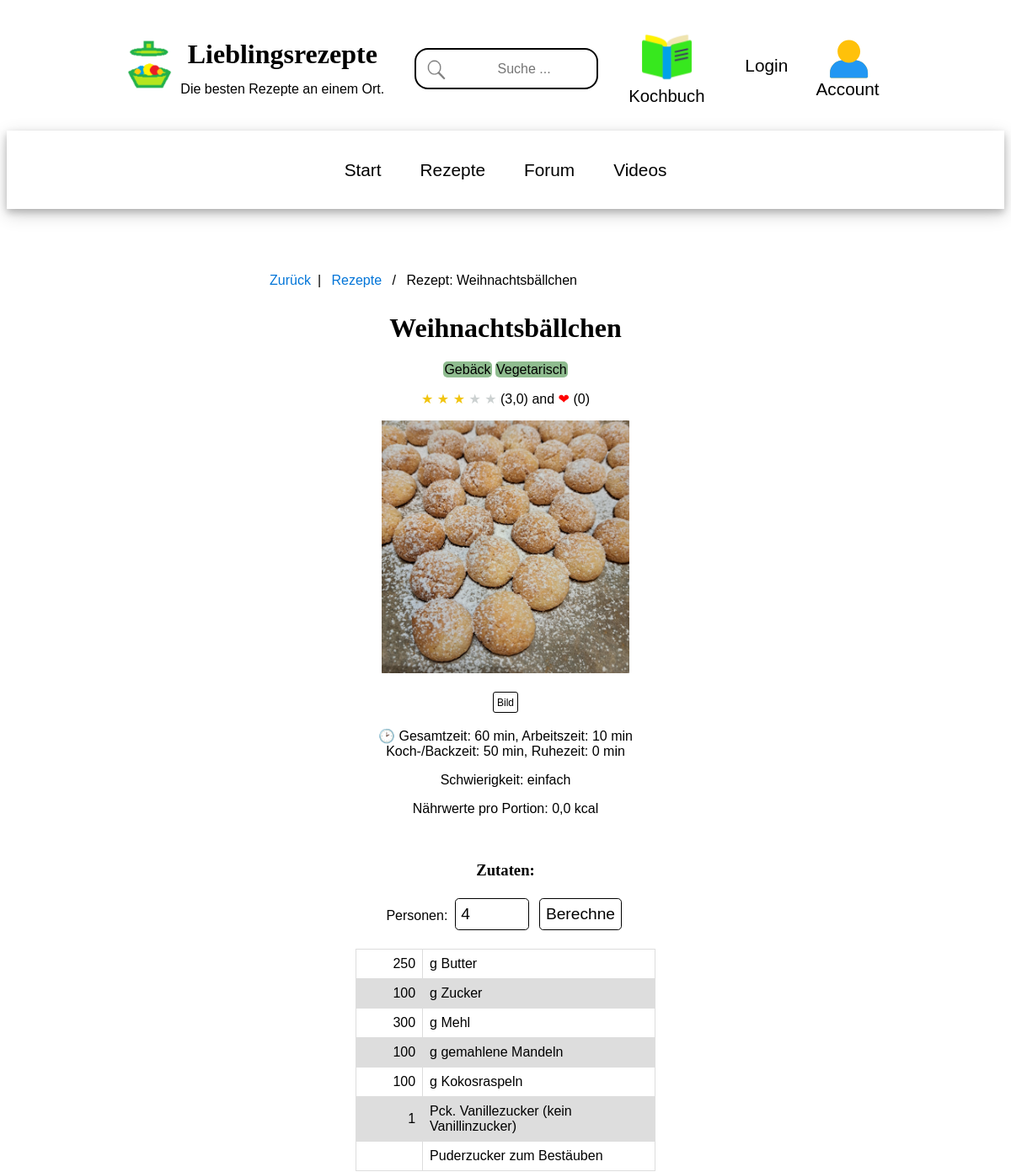
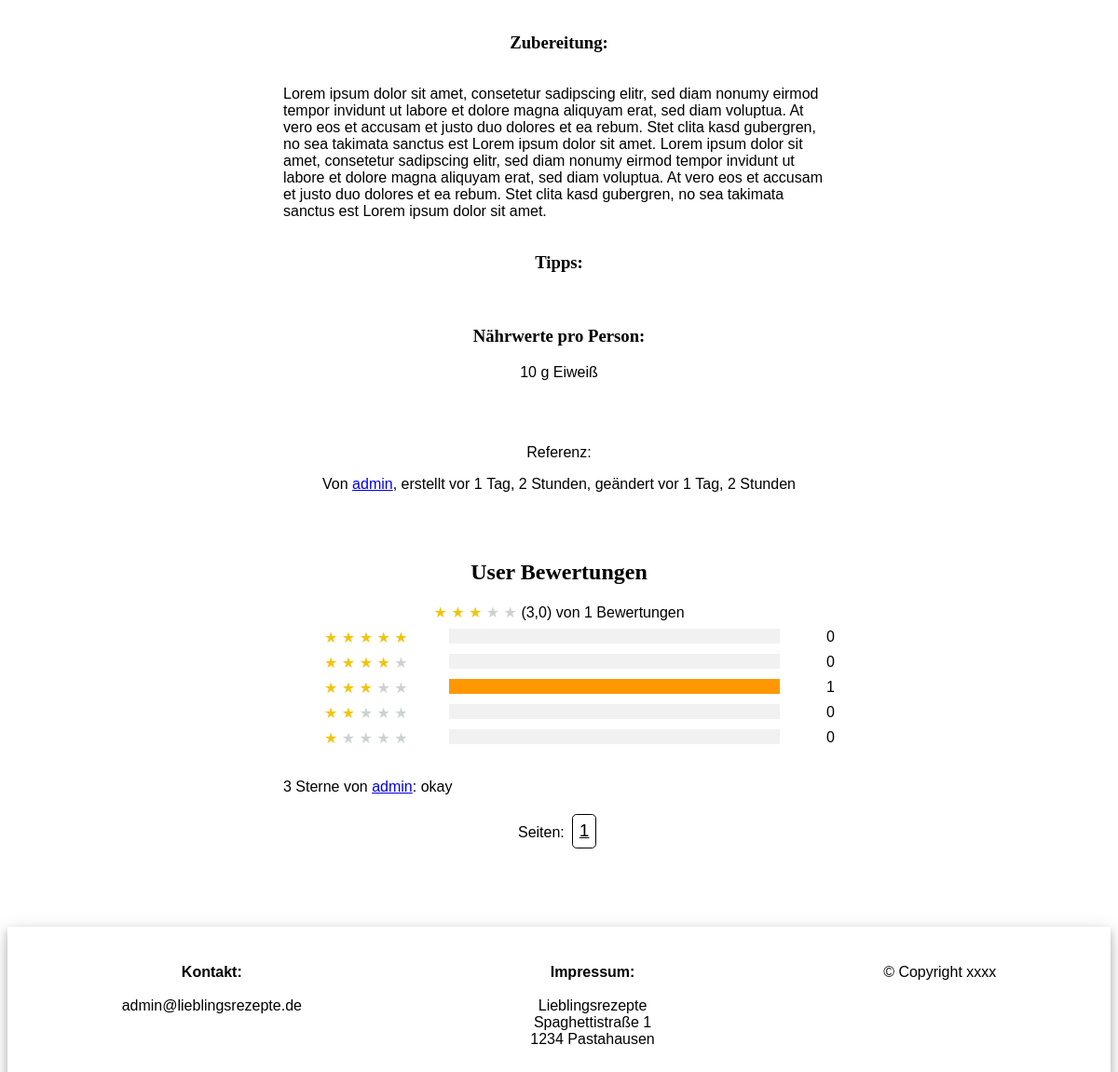
Page /recipe/10/ on the committed database (2 pictures, top to bottom).
### recipes_app/models.py (models this page shows, shortened)
class Recipe(models.Model):
    owner = models.ForeignKey(User, on_delete=models.SET_NULL, null=True)
    likes = models.ManyToManyField(User,  blank=True, related_name="likes")
    name = models.CharField(max_length=500)
    updated = models.DateTimeField(auto_now=True)
    created = models.DateTimeField(auto_now_add=True)
    topic = models.ManyToManyField(Topic, blank=True)
    persons = models.IntegerField()
    ingredients = models.TextField(null=True, blank=True)
    steps = models.TextField(null=True, blank=True)
    tips = models.TextField(null=True, blank=True)
    reference = models.TextField(null=True, blank=True)
    reference_link = models.URLField(max_length=2048, null=True, blank=True)
    nutrients_person = models.FloatField(null=True, blank=True, default=0.0)
    nutrients_table = models.TextField(null=True, blank=True)
    expected_time_total = models.FloatField(null=True, blank=True, default=0.0)
    expected_time_work = models.FloatField(null=True, blank=True, default=0.0)
    expected_time_bake = models.FloatField(null=True, blank=True, default=0.0)
    expected_time_rest = models.FloatField(null=True, blank=True, default=0.0)
    difficulty = models.IntegerField(null=True, blank=True, default=0)
    image_meal = models.ImageField(blank=True, upload_to="recipes")
    video_meal = models.URLField(max_length=2048, null=True, blank=True)
    rating_mean = models.FloatField(null=True, blank=True, default=0.0)
    rating_count = models.IntegerField(null=True, blank=True, default=0)
    rating_1 = models.IntegerField(null=True, blank=True, default=0)
    rating_2 = models.IntegerField(null=True, blank=True, default=0)
    rating_3 = models.IntegerField(null=True, blank=True, default=0)
    rating_4 = models.IntegerField(null=True, blank=True, default=0)
    rating_5 = models.IntegerField(null=True, blank=True, default=0)
    class Meta:
        ordering = ['-updated', '-created']

class Topic(models.Model):
    name = models.CharField(max_length=200, unique=True)
    class Meta:
        ordering = ['name']
    def __str__(self):
        return self.name

class Rating(models.Model):
    user = models.ForeignKey(User, on_delete=models.CASCADE)
    recipe = models.ForeignKey(Recipe, on_delete=models.CASCADE)
    stars = models.IntegerField(default=0)
    body = models.CharField(null=True, blank=True, max_length=500)
    updated = models.DateTimeField(auto_now=True)
    created = models.DateTimeField(auto_now_add=True)
    class Meta:
        ordering = ['-updated', '-created']

### user_app/models.py (models this page shows)
class User(AbstractUser):
    name = models.CharField(max_length=200, null=True)
    email = models.EmailField(unique=True, null=True)
    biography = models.TextField(null=True)
    user_image = models.ImageField(null=True, default="users/avatar.jpg", upload_to="users")
    updated = models.DateTimeField(auto_now=True)
    created = models.DateTimeField(auto_now_add=True)
    USERNAME_FIELD = 'email'
    REQUIRED_FIELDS = ['username']

### recipes_app/views.py (the view, shortened to what this page needs)
# urls.py: path('recipe/<str:pk>/', views.getRecipe),
def recipe(request, pk):
    recipe_from_key = Recipe.objects.get(id=pk)
    persons_default = recipe_from_key.persons
    recipe_topics = recipe_from_key.topic.all()
    required_persons = int(request.GET.get("persons")) if request.GET.get("persons") is not None else persons_default
    recompute_persons = True if request.GET.get("persons") is not None else False
    pgShow = int(request.GET.get('pgShow')) if request.GET.get('pgShow') is not None else 50
    pgNr = int(request.GET.get('pgNr')) if request.GET.get('pgNr') is not None else 0
    ingredients_lines = [x.replace('\t', ' ') for x in recipe_from_key.ingredients.split('\n')]
    ingredients_formated = []
    for x in ingredients_lines:
        if len(x) <= 0:
            ingredients_formated.append((' ', ' '))
        elif x[0].isdigit():
            temp_val = x.split(' ')
            temp_calc = temp_val[0].replace(',', '.')
            if recompute_persons:
                temp_calc = float(temp_calc)/float(persons_default)*float(required_persons)
                temp_calc = "{:.5f}".format(temp_calc).rstrip('0').rstrip('.')
            ingredients_formated.append((temp_calc, " ".join(temp_val[1:])))
        else:
            ingredients_formated.append((' ', x))
    likes_count = recipe_from_key.likes.count()
    if request.user.is_authenticated:
        user_has_liked = request.user in recipe_from_key.likes.all()
    else:
        user_has_liked = None
    rating_per_cent_context = {
        "rating_%s_per_cent" % i: int(getattr(recipe_from_key, "rating_%s" % i) / float(recipe_from_key.rating_count if recipe_from_key.rating_count > 0 else 1.0) *100)
        for i in range(1, 6)
    }
    ratings = recipe_from_key.rating_set.all()
    page_size = max(min(int(pgShow), 10), 200)
    page_choices = 10
    browser = Pagination(ratings.count(), page_size, number_page_choices=page_choices)
    pgNr = browser.valid_page(pgNr)
    num_pages = browser.number_of_pages
    ratings_page = browser.get_items_for_page(ratings, pgNr)
    browser_context = browser.make_page_browser(pgNr)
    context = {"recipe": recipe_from_key,  "ingredients_formated": ingredients_formated,
               "required_persons": required_persons, "recipe_topics": recipe_topics, "ratings": ratings_page,
               "user_has_liked": user_has_liked, "likes_count": likes_count, "diff_lookup": COOKING_DIFFICULTY_LOOKUP}
    context.update(browser_context)
    context.update(rating_per_cent_context)
    return render(request, 'recipes_app/recipe.html', context)

### recipes_app/pagination.py (called while the page is built)
    def valid_page(self, page_index: int):
        if self.number_of_pages <= 0:
            return 0
        return min(max(0, page_index), self.number_of_pages - 1)

    def get_items_for_page(self, list_of_items, page_index: int):
        if self.number_of_pages <= 0:
            return []
        return list_of_items[page_index*self.items_per_page:(page_index+1)*self.items_per_page]

### recipes_app/templates/recipes_app/recipe.html (shortened to what this page needs)
{% extends 'main.html' %}
{% block content %}
<div class="main-container">
<div class="main-middle-column">
    <ul class="breadcrumb">
        <li><a href="{{request.META.HTTP_REFERER}}">Zurück</a></li>
        {% if request.GET.srcurl == 'likes'%}
            <li><a href="{% url 'recipes-likes' %}">Benutzer Likes</a></li>
        {% elif request.GET.srcurl == 'videos' %}
            <li><a href="{% url 'recipes-video' %}">Videos</a></li>
        {% else %}
            <li><a href="{% url 'recipes' %}">Rezepte</a></li>
        {% endif %}
        <li>Rezept: {{ recipe.name }}</li>
    </ul>
    <div class="recipe-container">
        <h1>{{recipe.name}}</h1>
        <p>
            {% for x in recipe_topics%}
                <span style="background-color:#8FBC8F; border-radius: 5px; padding: 1px;">{{x}}</span>
            {% endfor %}
        </p>
        <p>
            {% if recipe.rating_mean %}
                {% for i in '12345'|make_list  %}
                    {% if i|add:"0" <= recipe.rating_mean %}
                        <span style='color:#f1c40f'>&#9733</span>
                    {% else %}
                        <span style='color:#ccd1d1'>&#9733</span>
                    {% endif %}
                {% endfor %}
            {% else %}
                <span style='color:#ccd1d1'>&#9733; &#9733; &#9733; &#9733; &#9733;</span>
            {% endif %}
            ({{ recipe.rating_mean|default_if_none:"-" }}) and <span style="color:red;">&#10084;</span> ({{ likes_count }})
        </p>
        <p id="img_display">
        {% if request.GET.img == "vid" %}
            {% if recipe.video_meal %}
            <iframe width="420" height="315" style="max-width: 100%;"
                src="{{recipe.video_meal}}">
            </iframe>
            {% endif %}
        {% else %}
            {% if recipe.image_meal %}
                <img src="{{ recipe.image_meal.url }}" style="width: auto; height: 300px; max-width: 100%;" >
            {% endif %}
        {% endif %}
        </p>
        <form method="GET" action="#img_display" >
            {% if recipe.video_meal %}
                <button type="submit" style="font-size:0.7em;" value="vid" name="img"> Video </button>
            {% elif recipe.image_meal %}
                <button type="submit" style="font-size:0.75em;" value="img" name="img"> Bild </button>
            {% endif %}
        </form>
        <p>
             &#128337; Gesamtzeit: {{ recipe.expected_time_total|floatformat:"0" }} min,
            Arbeitszeit: {{ recipe.expected_time_work|floatformat:"0"  }} min <br>
            Koch-/Backzeit: {{ recipe.expected_time_bake|floatformat:"0"  }} min,
            Ruhezeit: {{ recipe.expected_time_rest|floatformat:"0" }} min
        </p>
        <p>
            Schwierigkeit:
            {% if recipe.difficulty in diff_lookup %}
                {% for key, value in diff_lookup.items %}
                {% if key == recipe.difficulty %}
                    {{value}}
                {% endif %}
                {% endfor %}
            {% else %}
                Grad {{ recipe.difficulty|default_if_none:"-" }}
            {% endif%}
        </p>
        <p>
            Nährwerte pro Portion: {{ recipe.nutrients_person|default_if_none:"-" }} kcal
        </p>
        <br>
        <h3 id="ingredients">Zutaten:  </h3>
            <form method="GET" action="#ingredients" >
            <label for="id_persons">Personen:</label>
            <input type="number" id="id_persons" name="persons" min="1" max="100" value="{{required_persons}}">
            <input type="submit" value="Berechne" />
            </form>
            <br>
            <table>
            {% for value, desc in ingredients_formated %}
            <tr>
              <td style="width:20%; text-align:right;">{{value}}</td>
              <td style="width:70%; text-align:left;">{{desc}}</td>
            </tr>
            {% endfor %}
            </table>
        <br>
        <h3>Zubereitung:</h3>
        <div style="text-align: left; display: inline-block; width: 100%">
        <p>{{ recipe.steps|escape|linebreaks  }}</p>
        </div>
        <br>
        <h3>Tipps:</h3>
        <div style="text-align: left; display: inline-block; width: 100%">
        </div>
        <br>
        <h3>Nährwerte pro Person:</h3>
        <p>
            {{ recipe.nutrients_table|escape|linebreaks  }}
        </p>
        <br>
        <br>
        <p>
            Referenz: {{ recipe.reference|default_if_none:"-"  }}
        </p>
        <p>
            Von <a href="{% url 'user-profile' recipe.owner.id %}" >{{recipe.owner.username|default_if_none:"Unkown"}}</a>,
            erstellt vor {{ recipe.created|timesince  }},
            geändert vor {{ recipe.updated|timesince  }}
        </p>
        <br>
        <br>
        <h2 id="user_ratings">User Bewertungen</h2>
        {% if recipe.rating_mean %}
            {% for i in '12345'|make_list  %}
                {% if i|add:"0" <= recipe.rating_mean %}
                    <span style='color:#f1c40f'>&#9733</span>
                {% else %}
                    <span style='color:#ccd1d1'>&#9733</span>
                {% endif %}
            {% endfor %}
        {% else %}
            <span style='color:#ccd1d1'>&#9733; &#9733; &#9733; &#9733; &#9733;</span>
        {% endif %}
        ({{ recipe.rating_mean|default_if_none:"-" }}) von {{ recipe.rating_count|default_if_none:"-" }} Bewertungen
        <div class="row">
        <div class="side">
        <div><span style='color:#f1c40f'>&#9733; &#9733; &#9733; &#9733; &#9733;</span></div>
        </div>
        <div class="middle">
        <div class="bar-container">
        </div>
        </div>
        <div class="right">
        <div> {{recipe.rating_5}} </div>
        </div>
        </div>
        <div class="row">
        <div class="side">
        <div><span style='color:#f1c40f'>&#9733; &#9733; &#9733; &#9733; </span><span style='color:#ccd1d1'>&#9733;</span></div>
        </div>
        <div class="middle">
        <div class="bar-container">
        </div>
        </div>
        <div class="right">
        <div>{{recipe.rating_4}}</div>
        </div>
        </div>
        <div class="row">
        <div class="side">
        <div><span style='color:#f1c40f'>&#9733; &#9733; &#9733; </span><span style='color:#ccd1d1'>&#9733; &#9733;</span></div>
        </div>
        <div class="middle">
        <div class="bar-container">
          <div class="bar" style="width:{{ rating_3_per_cent }}%"></div>
        </div>
        </div>
        <div class=" right">
        <div>{{recipe.rating_3}}</div>
        </div>
        </div>
        <div class="row">
        <div class="side">
        <div><span style='color:#f1c40f'>&#9733; &#9733; </span><span style='color:#ccd1d1'>&#9733; &#9733; &#9733;</span></div>
        </div>
        <div class="middle">
        <div class="bar-container">
        </div>
        </div>
        <div class=" right">
        <div>{{recipe.rating_2}}</div>
        </div>
        </div>
        <div class="row">
        <div class="side">
        <div><span style='color:#f1c40f'>&#9733; </span><span style='color:#ccd1d1'>&#9733; &#9733; &#9733; &#9733;</span></div>
        </div>
        <div class="middle">
        <div class="bar-container">
        </div>
        </div>
        <div class="right">
        <div>{{recipe.rating_1}}</div>
        </div>
        </div>
        <div style="text-align:left;">
            <br>
        {% for rate in ratings %}
        <p>
            {% if rate.body %}
                {{rate.stars}} Sterne von <a href="{% url 'user-profile' rate.user.id %}" >{{rate.user.username|default_if_none:"Unkown"}}</a>: {{rate.body}}
            {% else %}
                {{rate.stars}} Sterne von <a href="{% url 'user-profile' rate.user.id %}" >{{rate.user.username|default_if_none:"Unkown"}}</a>
            {% endif %}
        </p>
        {% endfor %}
        </div>
    <div style="text-align:center;">
    <form method="GET" action="#user_ratings">
        Seiten:
        <span class="button-display"><u>{{page_browser_current_index|add:"1"}}</u></span>
    </form>
    </div>
</div>
</div>
</div>
{% endblock %}

### static/styles/main.css (style rules this page uses)
* { box-sizing: border-box; }
body { font-family: Verdana, sans-serif; font-size: 16px; background-color: white; }
h1, h2, h3, h4, h5, h6 { font-family: Georgia, serif; }
.main-container { display: flex; flex-flow: row wrap; justify-content: center; width: 100%; clear: after; margin-top: 1.25em; }
.main-middle-column { width: 50%; max-width: 200em; margin: 2em; }
button, input[type=submit], input[type=url], textarea, input[type=password], input[type=email], input[type=number], input[type=text], select, .button-like, .button-display { background-color: white; display: inline-block; padding: 0.35em; border: solid; font-size: 1.2em; border-width: 0.1em; border-radius: 0.25em; margin: 0.2em; border-color: black; text-decoration: none; color: blacK; }
.recipe-container { text-align: center; }
ul.breadcrumb { padding: 0.5em 1em; list-style: none; background-color: white; }
ul.breadcrumb li { display: inline; font-size: 1em; }
ul.breadcrumb li:not(:first-child)+li:before { padding: 0.5em; color: black; content: "/\00a0"; }
ul.breadcrumb li:first-child:after { padding: 0.5em; color: black; content: "|"; }
ul.breadcrumb li a { color: #0275d8; text-decoration: none; }

### recipes_app/templates/recipes_app/recipe.html (style rules this page uses)
table { float: center; font-family: arial, sans-serif; border-collapse: collapse; width: 60%; margin: auto; border: 1; }
td, th { border: 1px solid #dddddd; padding: 8px; }
tr:nth-child(even) { background-color: #dddddd; }
.side { float: left; width: 30%; margin-top: 0.5em; }
.middle { margin-top: 0.5em; float: left; width: 60%; }
.right { float: left; width: 10%; margin-top: 0.5em; text-align: right; }
.row:after { content: ""; display: table; clear: both; }
.bar-container { width: 100%; background-color: #f1f1f1; text-align: center; color: white; }
.bar { width: 0%; height: 1em; background-color: #ff9800; }

### rows in the picture
Recipe: name "Weihnachtsbällchen", rating_mean "3,0", image_meal (picture), expected_time_total "60", expected_time_work "10", expected_time_bake "50", expected_time_rest "0", nutrients_person "0,0", steps "Lorem ipsum dolor sit amet, consetetur sadipscing elitr, sed diam nonumy eirmod tempor invidunt ut labore et dolore magna aliquyam erat, sed diam voluptua. At vero eos et accusam et justo duo dolores et ea rebum. Stet clita kasd gubergren, no sea takimata sanctus est Lorem ipsum dolor sit amet. Lorem ipsum dolor sit amet, consetetur sadipscing elitr, sed diam nonumy eirmod tempor invidunt ut labore et dolore magna aliquyam erat, sed diam voluptua. At vero eos et accusam et justo duo dolores et ea rebum. Stet clita kasd gubergren, no sea takimata sanctus est Lorem ipsum dolor sit amet.", nutrients_table "10 g Eiweiß", owner.username "admin", created "1 Tag, 2 Stunden", updated "1 Tag, 2 Stunden", rating_count "1", rating_5 "0", rating_4 "0", rating_3 "1", rating_2 "0", rating_1 "0"
Topic: name "Gebäck"
Topic: name "Vegetarisch"
Rating: stars "3", user.username "admin", body "okay"

### other values in the picture
{{ likes_count }} "0"
{{ value }} "einfach"
{{ value }} "250" "100" "300" "100" "100" "1"
{{ desc }} "g Butter" "g Zucker" "g Mehl" "g gemahlene Mandeln" "g Kokosraspeln" "Pck. Vanillezucker (kein Vanillinzucker)" "Puderzucker zum Bestäuben"
{{ page_browser_current_index|add:"1" }} "1"
